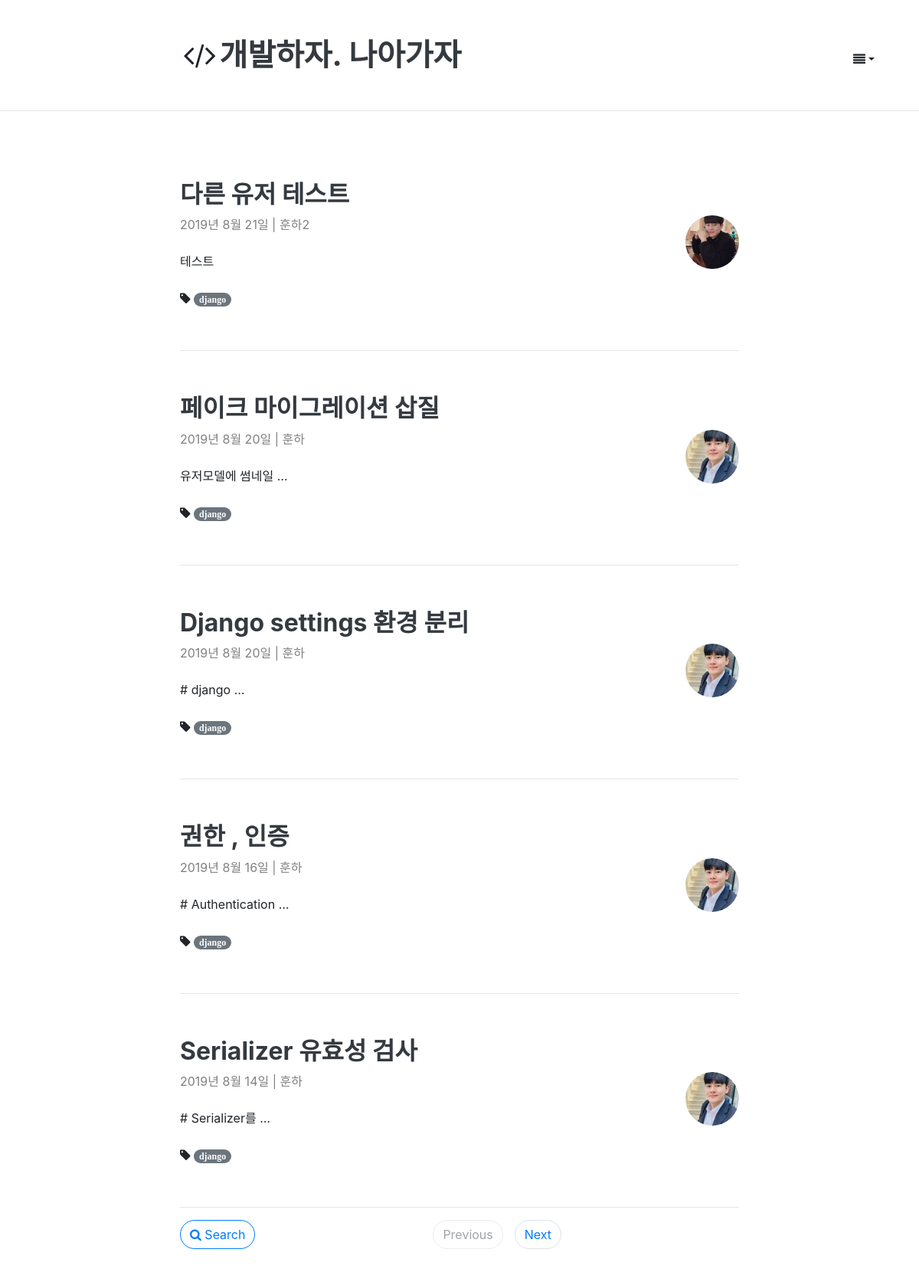
Screenshot of /blog/ with the database file from the repository.
### blog/models.py (models this page shows, shortened)
class Post(models.Model):
    author = models.ForeignKey(Account , on_delete=models.CASCADE)
    title = models.CharField(max_length=100, verbose_name = 'Title' , help_text = 'Please enter a posting title')
    text = models.TextField(verbose_name='Contents')
    photo = ProcessedImageField(blank=True, upload_to = 'blog/post/%Y' ,processors = [Thumbnail(300,300)],format='JPEG' ,options={'quality': 60})
    created_date= models.DateTimeField(default =timezone.now)
    published_date = models.DateTimeField(blank=True , null=True)
    tags = models.CharField(max_length=100, blank=True)
    class Meta:
        ordering = ['-id']
    def get_absolute_url(self):
        return reverse('post_detail', args=[self.id])

### account/models.py (models this page shows, shortened)
class Account(AbstractBaseUser, PermissionsMixin):
    email = models.EmailField(
        verbose_name=('email address'),
        max_length=255,
        unique=True,
    )
    username = models.CharField(('username'), max_length=30,
                                help_text=('Requierd. 30 characters or fewer. Letters, digits'
                                           ' and ./+/-/_ only'),
                                validators=[  # 정규식을 통한 특수문자 제외
                                    validators.RegexValidator(r'^[\w.+-]+$', ('Enter a valid username.'), 'invalid')
                                ])
    is_staff = models.BooleanField(('staff status'), default=False,
                                   help_text='Designates whether the user can log into this admin site')
    is_active = models.BooleanField(('active'), default=True,
                                    help_text='Designates whether this user should be treated as '
                                              'active. Unselect this instead of deleting accounts.')
    date_joined = models.DateTimeField(('date joined'), default=timezone.now)
    thumbnail = ProcessedImageField(blank=True, upload_to="profile" , null=True, processors=[ResizeToFill(100,100)],
                                    format='JPEG', options={'quality': 80})
    created_at = models.DateTimeField(auto_now_add=True)
    updated_at = models.DateTimeField(auto_now=True)
    object = AccountManager()
    USERNAME_FIELD = 'email'
    REQUIRED_FIELDS = ['username']
    class Meta:
        verbose_name = ('user')
        verbose_name_plural = ('users')
        swappable = 'AUTH_USER_MODEL'

### blog/views.py (the view)
# urls.py: path('', views.post_list , name='post_list'),
def post_list(request):
    posts = Post.objects.select_related('author').all()
    q = request.GET.get('q', '')
    if q:
        posts = posts.filter(title__icontains=q)
    paginator = Paginator(posts, 5)
    page = request.GET.get('page')
    try:
        posts = paginator.page(page)
    except PageNotAnInteger:
        posts = paginator.page(1)
    except EmptyPage:
        posts = paginator.page(paginator.num_pages)
    return render(request, 'blog/post_list.html', {
        'posts': posts
        , 'q': q,
    })

### blog/templates/blog/post_list.html (shortened to what this page needs)
{% extends 'blog/layout.html' %}
{% block content %}
    <div class="container">
        <div class="row">
            <div class="col-md-2"></div>
            <div class="col-md-8">
                {% for post in posts %}
                    <div class="blog-post">
                        <div class="blog-post-title">
                            <h2><a href="{{ post.get_absolute_url }}" class="text-dark"><b>{{ post.title }}</b></a>
                            </h2>
                        </div>
                        <div class="blog-post-meta">
                            <div class="post-author" style="color: gray;">
                                <img src="{{ post.author.thumbnail.url }}" alt=""
                                     style="float: right; width: 70px; border-radius: 50%">{{ post.created_date|date:"Y년 M d일" }}
                                | {{ post.author.username }}
                            </div>
                        </div>
                        <br>
                        <div class="post-summary" style="font-size:1rem">{{ post.text|truncatewords_html:2 }}</div>
                        <br>
                        <i class="fa fa-tag" title="tags">
                            {% if post.tags %}
                                <a class="badge badge-pill badge-secondary"
                                   href="{% url "post_tags" post.tags %}">{{ post.tags }}</a>
                            {% else %}
                                <a href=""></a>
                            {% endif %}
                        </i>
                    </div>
                    <hr/>
                {% endfor %}
                <div class="clearfix">
                    <a role="button" href="" class="float-left btn btn-outline-primary rounded-pill "
                       data-toggle="modal"
                       data-target="#searchModal" onclick="return false;">
                        <i class="fa fa-search"></i>
                        <span>Search</span>
                    </a>
                    <ul class="pagination justify-content-center">
                        {% if posts.has_previous %}
                            <li class="page-item">
                                <a href="?page={{ posts.previous_page_number }}&q={{ request.GET.q }}"
                                   class="btn page-link rounded-pill">Previous</a>
                            </li>
                        {% else %}
                            <li class="page-item">
                                <a href="" class="btn page-link rounded-pill text-muted disabled"
                                   aria-disabled="true">Previous</a>
                            </li>
                        {% endif %}
                        {% if posts.has_next %}
                            <li class="page-item">
                                <a href="?page={{ posts.next_page_number }}&q={{ request.GET.q }}"
                                   class="btn page-link rounded-pill">Next</a>
                            </li>
                        {% else %}
                            <li class="page-item">
                                <a href="" class="btn page-link rounded-pill text-muted disabled"
                                   aria-disabled="true">Next</a>
                            </li>
                        {% endif %}
                    </ul>
                </div>
            </div>
        </div>
    </div>
{% endblock %}

### blog/templates/blog/layout.html
{% extends 'layout.html' %}
{% block extra_body %}
    {% load static %}
    <link rel="stylesheet" type="text/css" href="{% static 'blog/post_list.css' %}"/>
{% endblock %}

### templates/layout.html (shortened to what this page needs)
<!DOCTYPE html>
<html lang="ko">
<head>
    <link rel="stylesheet" href="https://stackpath.bootstrapcdn.com/bootstrap/4.3.1/css/bootstrap.min.css"
/>
    <link rel="stylesheet" href="//stackpath.bootstrapcdn.com/font-awesome/4.7.0/css/font-awesome.min.css"/>
    <link rel="stylesheet" href="https://uicdn.toast.com/tui-editor/latest/tui-editor.css">
    <link rel="stylesheet" href="https://uicdn.toast.com/tui-editor/latest/tui-editor-contents.css">
    <link rel="stylesheet" href="https://cdnjs.cloudflare.com/ajax/libs/codemirror/5.33.0/codemirror.css">
    <link rel="stylesheet" href="https://cdnjs.cloudflare.com/ajax/libs/highlight.js/9.12.0/styles/github.min.css">
</head>
<body>
<header class="site-header">
    <div class="container">
        <div class="row">
        <div class="col-md-2"></div>
    <div class="col-md-10">
        <br>
        <br>
        <h3 class="float-right">
            <div class="page-header" style="margin-top: 10px">
                <button class="btn dropdown-toggle" data-toggle="dropdown" id="dropdownmenu" role="button" aria-haspopup="true"
                   aria-expanded="false"><i class="fa fa-align-justify"></i></button>
            </div>
        </h3>
        <h1 class="blog-title" style="text-align: left"><i class="fa fa-fw fa-code"></i><a class="text-dark"
                                                                                           href="{% url 'post_list' %}"><b>개발하자.
            나아가자</b></a>
        </h1>
        <br>
    </div>
        </div>
    </div>
</header>
<hr style="margin-bottom: 50px">
{% block content %}
{% endblock %}
{% block extra_body %}
{% endblock %}
</body>
</html>

### blog/static/blog/post_list.css (style rules this page uses)
img { width: 300px; height: auto; }
.blog-post { padding-top: 40px; padding-bottom: 40px; }

### templates/layout.html (style rules this page uses)
html { position: relative; min-height: 100%; }
body { margin-bottom: 60px; min-height: 100%; }

### rows the page displays
Post: title "다른 유저 테스트", author.thumbnail (picture), created_date "2019년 8월 21일", author.username "훈하2", text "테스트", tags "django"
Post: title "페이크 마이그레이션 삽질", author.thumbnail (picture), created_date "2019년 8월 20일", author.username "훈하", text "유저모델에 썸네일 …", tags "django"
Post: title "Django settings 환경 분리", author.thumbnail (picture), created_date "2019년 8월 20일", author.username "훈하", text "# django …", tags "django"
Post: title "권한 , 인증", author.thumbnail (picture), created_date "2019년 8월 16일", author.username "훈하", text "# Authentication …", tags "django"
Post: title "Serializer 유효성 검사", author.thumbnail (picture), created_date "2019년 8월 14일", author.username "훈하", text "# Serializer를 …", tags "django"
